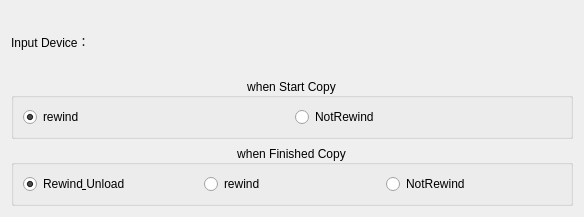
<?xml version="1.0" encoding="UTF-8"?>
<ui version="4.0">
 <class>InputPara</class>
 <widget class="QWidget" name="InputPara">
  <property name="geometry">
   <rect>
    <x>0</x>
    <y>0</y>
    <width>584</width>
    <height>217</height>
   </rect>
  </property>
  <property name="windowTitle">
   <string>Form</string>
  </property>
  <layout class="QGridLayout" name="gridLayout_3">
   <item row="0" column="0">
    <widget class="QLabel" name="labelDevice">
     <property name="text">
      <string>Input Device：</string>
     </property>
     <property name="alignment">
      <set>Qt::AlignLeading|Qt::AlignLeft|Qt::AlignVCenter</set>
     </property>
    </widget>
   </item>
   <item row="1" column="0">
    <widget class="QGroupBox" name="groupBox">
     <property name="title">
      <string>when Start Copy</string>
     </property>
     <property name="alignment">
      <set>Qt::AlignCenter</set>
     </property>
     <layout class="QGridLayout" name="gridLayout">
      <item row="0" column="1">
       <widget class="QRadioButton" name="radioButtonNotRewind">
        <property name="toolTip">
         <string>NotRewind</string>
        </property>
        <property name="statusTip">
         <string>NotRewind</string>
        </property>
        <property name="text">
         <string>NotRewind</string>
        </property>
        <property name="checked">
         <bool>false</bool>
        </property>
       </widget>
      </item>
      <item row="0" column="0">
       <widget class="QRadioButton" name="radioButtonRewind">
        <property name="statusTip">
         <string>rewind</string>
        </property>
        <property name="text">
         <string>rewind</string>
        </property>
        <property name="checked">
         <bool>true</bool>
        </property>
       </widget>
      </item>
     </layout>
    </widget>
   </item>
   <item row="2" column="0">
    <widget class="QGroupBox" name="groupBox_2">
     <property name="title">
      <string>when Finished Copy</string>
     </property>
     <property name="alignment">
      <set>Qt::AlignCenter</set>
     </property>
     <layout class="QGridLayout" name="gridLayout_2">
      <item row="0" column="0">
       <widget class="QRadioButton" name="radioButtonNoRewindUnload_2">
        <property name="statusTip">
         <string>Rewind&amp;Unload</string>
        </property>
        <property name="text">
         <string>Rewind&amp; Unload</string>
        </property>
        <property name="checked">
         <bool>true</bool>
        </property>
       </widget>
      </item>
      <item row="0" column="1">
       <widget class="QRadioButton" name="radioButtonRewind_2">
        <property name="statusTip">
         <string>rewind</string>
        </property>
        <property name="text">
         <string>rewind</string>
        </property>
        <property name="checked">
         <bool>false</bool>
        </property>
       </widget>
      </item>
      <item row="0" column="2">
       <widget class="QRadioButton" name="radioButtonNotRewind_2">
        <property name="toolTip">
         <string>NotRewind</string>
        </property>
        <property name="statusTip">
         <string>NotRewind</string>
        </property>
        <property name="text">
         <string>NotRewind</string>
        </property>
        <property name="checked">
         <bool>false</bool>
        </property>
       </widget>
      </item>
     </layout>
    </widget>
   </item>
  </layout>
 </widget>
 <resources/>
 <connections/>
</ui>
